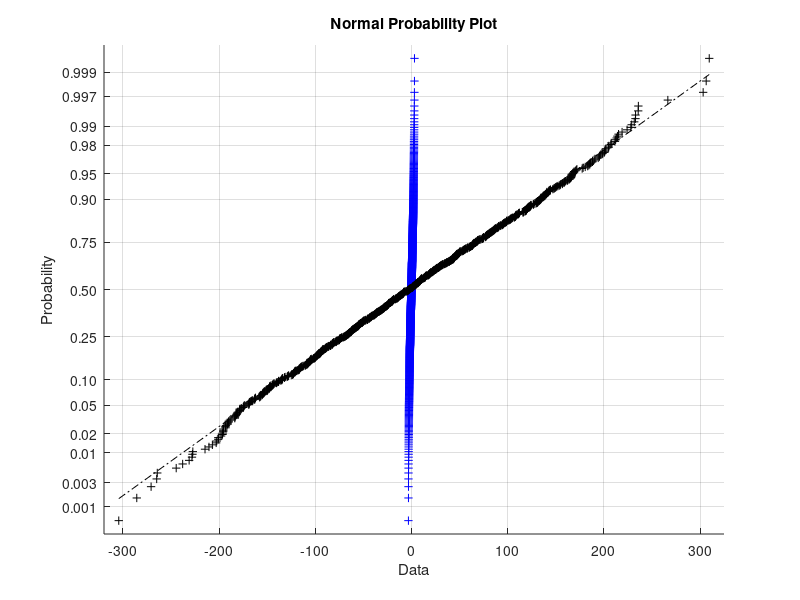

MATLAB code to generate this figure:
rng default; % For reproducibility

X=[];
j=1;
i=1;
while j <= 1000
    
 a = randn(1)*100;
 b = randn(1)*100; 
 c = randn(1)*100; 
    if ((a*a)+(b*b)<=10);        
        X(j,1)=a;
        X(j,2)=b;
        X(j,2)=c;
        j=j+1;
    end
    i=i+1;
    
end


normplot(X)
